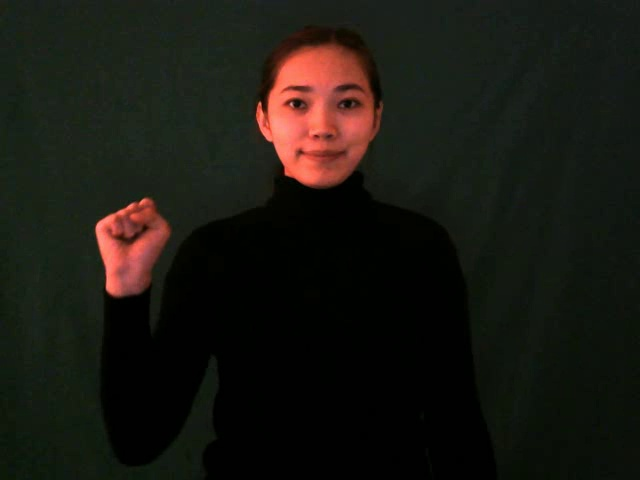
#> input picture kazakh_alphabet/a/0.png, 640 x 480 px
$ python binarize_example.py
#> lines starting #> are read from the running program, lines starting #| are printed output that depends on the picture; after the words box and inside, x2 and y2 are one past the last pixel; in counts of white or black regions, pixels touching at a corner belong together
import cv2
import numpy as np

IMAGE_PATH = "kazakh_alphabet/a/0.png"

def bernsen(img):
    h, w = img.shape
    img1 = np.zeros((h, w), np.uint8)
    for i in range(1, h-1):
        for j in range(1, w-1):
            matrix = np.zeros((3, 3), np.uint8)
            for k in range(-1, 2):
                for l in range(-1, 2):
                    matrix[k+1, l+1] = img[i+k, j+l]
            threshold = (np.max(matrix) + np.min(matrix))/2
            if img[i, j] >= threshold:
                img1[i, j] = 255
            else:
                img1[i, j] = 0
    return img1

img = cv2.imread(IMAGE_PATH)
#> img is the input picture: shape (480, 640, 3); mean B, G, R 17.4, 23.8, 25.3
gray = cv2.cvtColor(img, cv2.COLOR_BGR2GRAY)
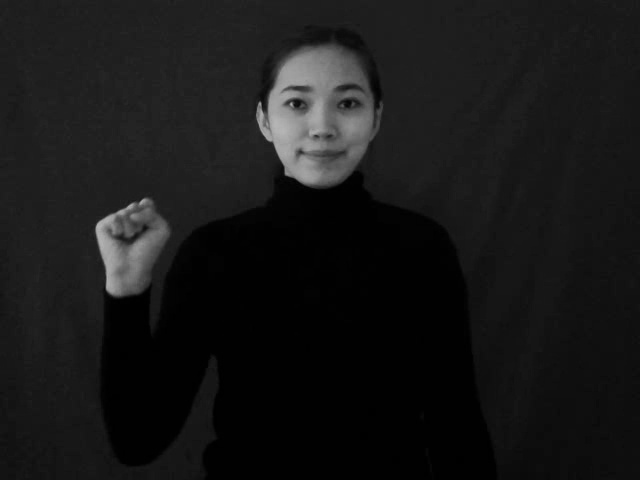
#> gray: shape (480, 640); min 0, max 182, mean 23.5

th, otsu_gray_img = cv2.threshold(gray, 110, 200, cv2.THRESH_OTSU)
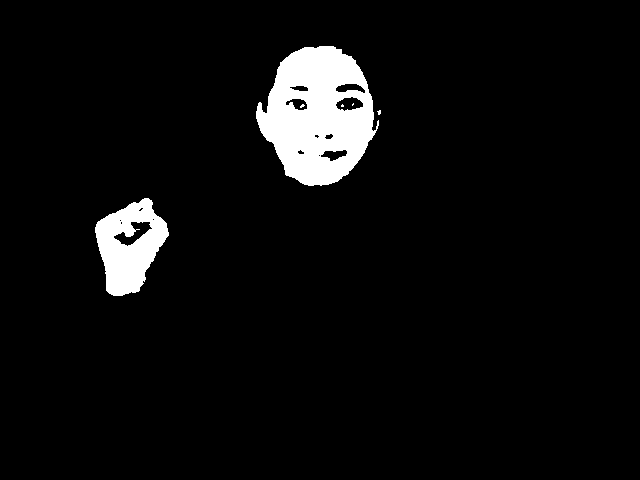
#> otsu_gray_img: shape (480, 640); values 0 (black) and 200 (white), 5.1% white; 6 white regions (4 under 20 px), largest, box (x1, y1, x2, y2) and area: (256, 46, 379, 186) 11267, (95, 198, 169, 296) 4298
#> th = 69
adaptive_gray_img = cv2.adaptiveThreshold(gray, 200,\
                                               cv2.ADAPTIVE_THRESH_GAUSSIAN_C,\
                                               cv2.THRESH_BINARY, 11, 2)
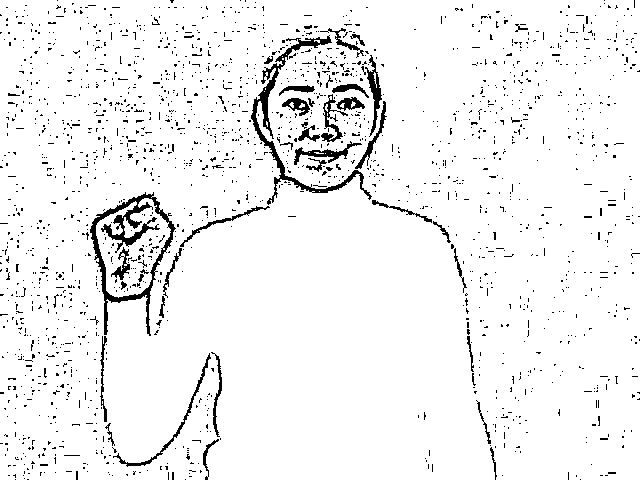
#> adaptive_gray_img: shape (480, 640); values 0 (black) and 200 (white), 94.7% white; 1850 black regions (1805 under 20 px), largest, box (x1, y1, x2, y2) and area: (90, 192, 176, 336) 2335, (251, 35, 372, 205) 1849, (113, 353, 211, 467) 465
bernsen_gray_img = bernsen(gray)
#> after the loop in bernsen, `for i in range(1, h-1):`:
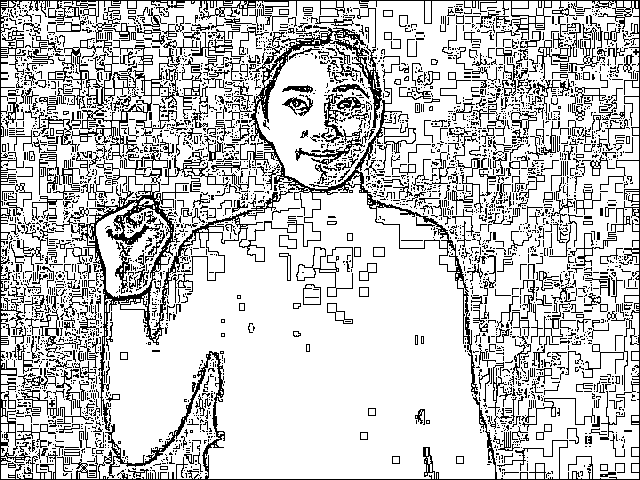
#> img1: shape (480, 640); 77.9% white; black in thin lines or dots

cv2.imshow('Original', img)
cv2.imshow('Gray', gray)
cv2.imshow('Otsu', otsu_gray_img)
cv2.imshow('Adaptive', adaptive_gray_img)
cv2.imshow('Bernsen', bernsen_gray_img)
cv2.waitKey(0)

cv2.destroyAllWindows()

$ run again, with kazakh_alphabet/a/18.png copied over kazakh_alphabet/a/0.png
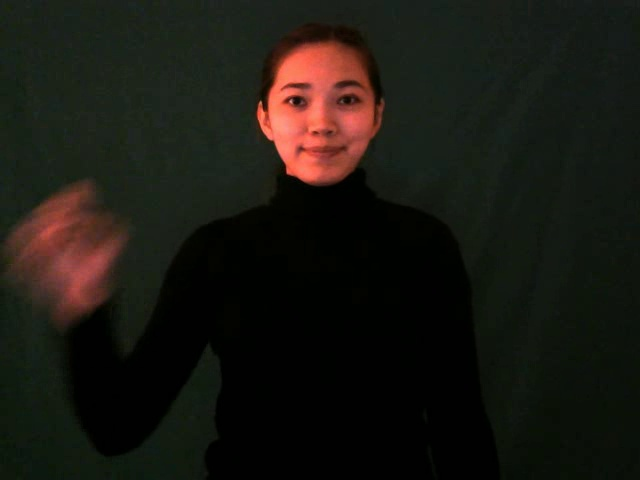
#> input picture kazakh_alphabet/a/18.png, 640 x 480 px
#> img is the input picture: shape (480, 640, 3); mean B, G, R 17.4, 23.8, 25.7
#> `th, otsu_gray_img = cv2.threshold(gray, 110, 200, cv2.THRESH_OTSU)`:
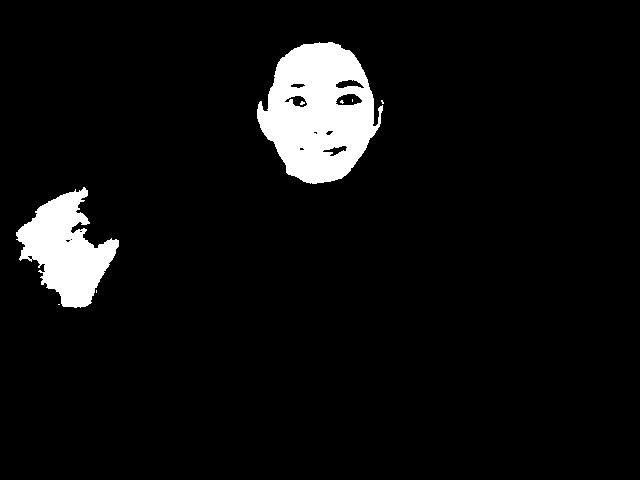
#> otsu_gray_img: shape (480, 640); values 0 (black) and 200 (white), 5.9% white; 8 white regions (6 under 20 px), largest, box (x1, y1, x2, y2) and area: (257, 42, 383, 184) 11723, (16, 187, 119, 308) 6477
#> th = 62
#> adaptive_gray_img: shape (480, 640); values 0 (black) and 200 (white), 94.8% white; black in thin lines or dots
#> after the loop in bernsen, `for i in range(1, h-1):`:
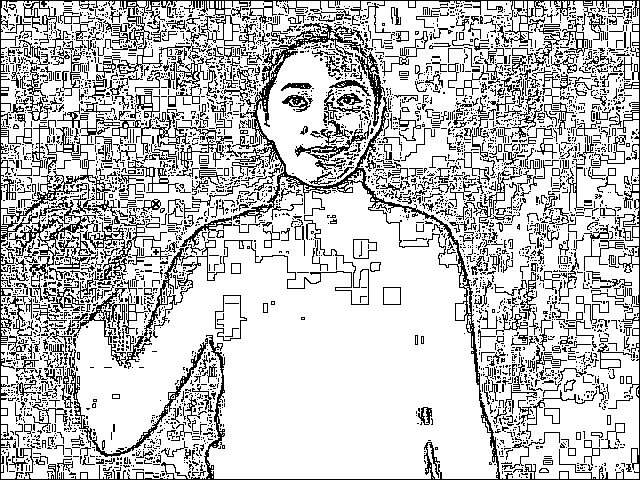
#> img1: shape (480, 640); 76.7% white; black in thin lines or dots
